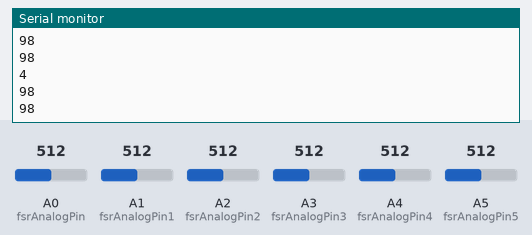
Bench run of a sketch on a simulated Arduino Uno, built with avr-gcc and run on an emulated ATmega328P. On the bench: the last lines printed to the serial monitor. The inputs (shaded band) are chosen by the test bench; at power-on: A4 (fsrAnalogPin4) = 512, A5 (fsrAnalogPin5) = 512, A0 (fsrAnalogPin) = 512, A1 (fsrAnalogPin1) = 512, A2 (fsrAnalogPin2) = 512, A3 (fsrAnalogPin3) = 512.

Above: at 1.8 s.
1.9 s: A4 (fsrAnalogPin4) set to 340
At 2.4 s:
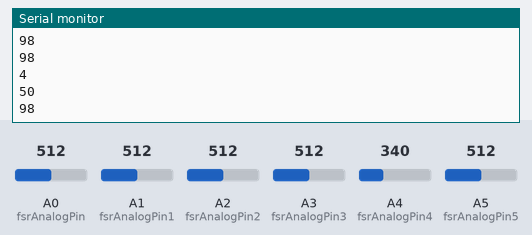
3.4 s: A5 (fsrAnalogPin5) set to 90
At 4.8 s:
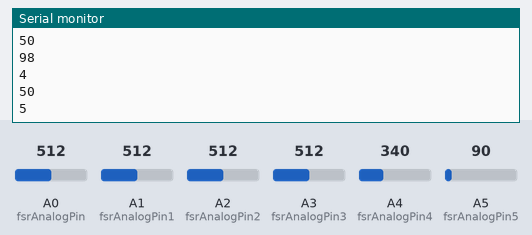
Timing chart, 0 to 6.4 s (numbered marks = the images above; inputs shaded):
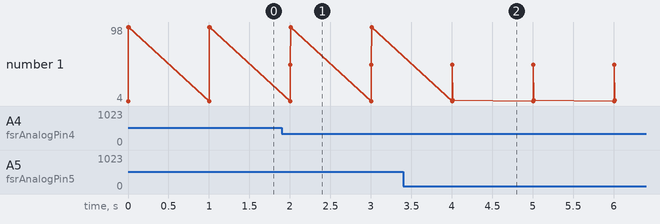

Measured:
- after the input at 1.9 s, the serial monitor: prints a new line after 0.11 s (image 1)
- after the input at 3.4 s, the serial monitor: prints a new line after 0.61 s (image 2)
- plotted number 1: 98 → 5 after the input at 3.4 s

The sketch:

CapstoneFSRCode.ino
```cpp
/* FSR testing sketch.

Connect one end of FSR to 5V, the other end to Analog 0.
Then connect one end of a 10K resistor from Analog 0 to ground
Connect LED from pin 11 through a resistor to ground

For more information see www.ladyada.net/learn/sensors/fsr.html */

int fsrAnalogPin = 0; // FSR is connected to analog 0
int fsrReading;      // the analog reading from the FSR resistor divider
int fsrAnalogPin1 = 1;
int fsrReading1;
int fsrAnalogPin2 = 2;
int fsrReading2;
int fsrAnalogPin3 = 3;
int fsrReading3;
int numEggs;
int fsrAnalogPin4 = 4;
int fsrReadingMilk;
int fsrAnalogPin5 = 5;
int fsrReadingMilk1;
int milkPercent;
int milkPercent1;
void setup(void) {
  Serial.begin(9600);   // We'll send debugging information via the Serial monitor
}

void loop(void) {
  numEggs = 0;
  fsrReading = analogRead(fsrAnalogPin);
  fsrReading1 = analogRead(fsrAnalogPin1);
  fsrReading2 = analogRead(fsrAnalogPin2);
  fsrReading3 = analogRead(fsrAnalogPin3);
  fsrReadingMilk = analogRead(fsrAnalogPin4);
  fsrReadingMilk1 = analogRead(fsrAnalogPin5);

  if (fsrReading > 3) {
    numEggs= numEggs + 1;
  }
  if (fsrReading1 > 3) {
    numEggs = numEggs + 1;
  }
  if (fsrReading2 > 3) {
    numEggs = numEggs + 1;
  }
  if (fsrReading3 > 3){
    numEggs = numEggs + 1;
  }
  if (fsrReadingMilk <4){
    milkPercent = 0;
  }
  if (fsrReadingMilk >4){
     if (fsrReadingMilk <100){
        milkPercent = 5;

     }
  }
  if (fsrReadingMilk > 100) {
        milkPercent = 50;
  }
  if (fsrReadingMilk > 350) {
        milkPercent = 98;
  }
  if (fsrReadingMilk1 <4){
    milkPercent1 = 0;
  }
  if (fsrReadingMilk1 >4){
     if (fsrReadingMilk1 <100){
        milkPercent1 = 5;

     }
  }
  if (fsrReadingMilk1 > 100) {
        milkPercent1 = 50;
  }
  if (fsrReadingMilk1 > 350) {
        milkPercent1 = 98;
  }


 // Serial.print("Analog reading 0 = ");
 // Serial.println(fsrReading);
 // Serial.print("Analog reading 1 = ");
 // Serial.println(fsrReading1);
 // Serial.print("Analog reading 2 = ");
 // Serial.println(fsrReading2);
 // Serial.print("Analog reading 3 = ");
 // Serial.println(fsrReading3);
 // Serial.print("Analog reading 4 = ");
 // Serial.println(fsrReadingMilk);
 // Serial.print("Analog reading 5 = ");
 // Serial.println(fsrReadingMilk1);

  //Serial.print("\n Number of eggs = ");
  Serial.println(numEggs);
  //Serial.print("Percentage of Milkin First Slot: " );
  //if (milkPercent == 0){
      //Serial.print(" No Milk Container Found in First Slot \n");
  //}
  Serial.println(milkPercent);
  //Serial.print("Percentage of Milk in Second Slot: " );
  //if (milkPercent1 == 0){
  //    Serial.print(" No Milk Container Found in Second Slot \n");
  //}
  Serial.println(milkPercent1);
  delay(1000);
}
```
